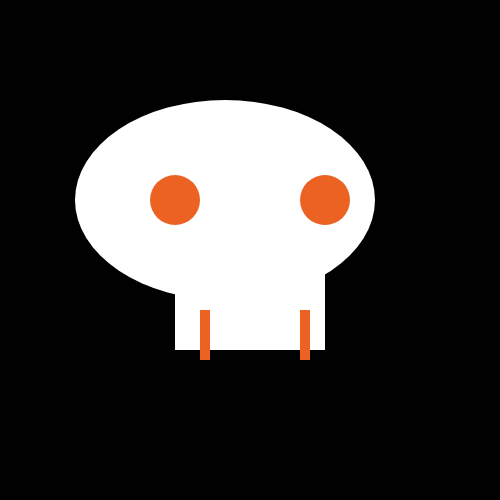
Frame 1 (no input)
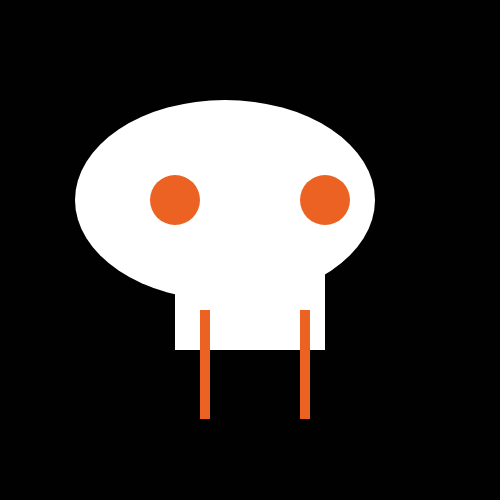
Frame 60 (no input)
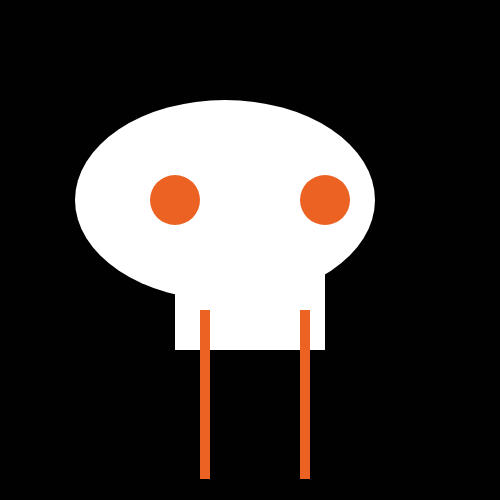
Frame 120 (the mouse pressed at the canvas centre since frame 60)

The p5.js sketch that drew these frames (run headless with seeded random() and noise() and a simulated clock; from frame 60 on, the mouse is pressed at the canvas centre):

// p5.js sketch
// ── sketch.js
let x = 50;
function setup() {
  createCanvas(500, 500);
}

function draw() {

  background(1);
  noStroke();

  
  fill(255);

  
  ellipse(225, 200, 300, 200);

  
  rect(175, 250, 150, 100);
 

  
  fill(235,98,35);
  
 
  ellipse(175, 200, 50, 50);
  ellipse(325, 200, 50, 50);

  rect(200, 310, 10, x);
  
  rect(300, 310, 10, x);
 x= x + 1;
}

// ── aboutme.html
<!DOCTYPE html>
<html>
<head>
  <link rel="stylesheet" href="style.css">

</head>
<body style="background-color:rgb(1, 1, 1);">
  <ul>
    <li><a href="aboutme.html">About Me</a></li>
    <li><a href="store.html">Store</a></li>  
  </ul>
  <a href="index.html"><img id="logo" width="325" height="325" src="Avatar.png"></a>    
  <div id="header">
    <h1>The ToastyRocket Experience</h1>
  </div>
  <p>Hello my name is Jahmir Teachey and I’m a sophomore developing my own portfolio website. I have a few years of programming and only a few months of interface design. The website that I will continue to develop will be a place to showcase all the work I've done and completed along the way on my journey of knowledge. The main focus of this website will be to educate others around the world about my photography and to spread my vision to the world. When I first started my journey and posted my first picture to my photography page on instagram. I saw the bio feature on instagram and I had no idea what I wanted to put there. But something in my mind said “I want to capture what was once lost to myself and others around me”. That’s stuck with me for the months I’ve been working on these projects. I want to take what we see everyday and no one even bats an eye at, and capture it again to preserve it.
  </p>





  <hr>
           

</body>
 
</html>
// ── beef.html
<!DOCTYPE html>
<html>
<head>
    <title>Cooking for Dart majors</title>
    <meta http-equiv="refresh" content="12" charset="UTF-8">
    <link rel="stylesheet" href="style.css">
    <h2 style="text-align: center;"> Grilled Rib Eye Steak with Italian Salsa Verde</h2>
</head>
<body style="background-color:rgb(228, 232, 165);">
    <table style="background-color: rgb(135, 222, 135)";></table>
    <tr>
      <td> <img src="Steak.jfif" alt="Steak" width="350px"></td>
      <td> <img src="Flatsteak.jpg" alt="Meaty" width="350px"></td> 
      <td><img src="steak2.jpg"alt="Verde" width="350px"></td>
    </tr>
  </table>
 
<ol>
    <p style="text-align: center;"> Things you will need</p>
        <ol> 2 lbs rib eye steak</ol>
        <ol>2 tbsp butter </ol>
        <ol> Salt and pepper to taste</ol>
        <ol> 12 oz tub Red salsa</ol>
        <ol>1.5 pounds of boneless chicken breast</ol>
        <ol> 1/4 cup of homemade taco seasoning or 1 store brought</ol>
    <p style="text-align: center;">Method of cooking</p>
        <li>Add all ingredients to a Crock-Pot.</li>
        <li>Cover and cook on low for 4 hours or high for 2 hours.</li>
        <li>Shred the chicken and put back into the juices. </li>
        <li>Add all ingredients to the pressure cooker and mix up as best as you can. Seal the lid and set to pressure cook high for 10 minutes. Allow vent to slow release for 20 minutes. Once meat is finished cooking, shred the chicken and put it back into the juices.</li>
        <li>Then when its taken out you can serve and enjoy</li>
       
        <a href="index.html"><button>Next Recipe</button></a>

</body>

</html>
// ── chickentacos.html
<!DOCTYPE html>
<html>
<head>
    <title>Cooking for Dart majors</title>
    <meta http-equiv="refresh" content="12" charset="UTF-8">
    <link rel="stylesheet" href="style.css">
    <h2 style="text-align: center;"> Toasty's Great Chicken tacos</h2>
</head>
<body style="background-color:rgb(228, 232, 165);">
    <table style="background-color: rgb(135, 222, 135)";></table>
    <tr>
      <td> <img src="chickentacos3.jpg" alt="Chicken" width="400px"></td>
      <td> <img src="chickentacos5.jpg" alt="Meaty" width="250px"></td> 
      <td><img src="chickentacos4.jpg"alt="Saucy" width="250px"></td>
    </tr>
  </table>
</ul>
<ol>
    <p style="text-align: center;"> Things you will need</p>
        <li>Taco shell</li>
        <li>Chicken Breast</li>
        <li>Goya Taco seasoning</li>
        <li>Salt</li>
        <li>Flour</li>
        <li>Pepper</li>
        <li>Red crushed pepper flakes</li>
        <li>Oil</li>
        <li>Different toppings of your choice</li>
    <p style="text-align: center;">Method of cooking</p>
       <li>Put taco shells on a tray and put it on the over on high heat so that they crisp up</li>
       <li>While the shells crisp up cut up the chicken breast into finely sliced strips</li>
       <li> Put into a big bowl all the spices and seasoning</li>
       <li> Put into another bowl just flour</li>
       <li>Put oil in a pan on mediuem heat</li>
       <li>Dunk the strips in the flour</li>
       <li>Then dunk them into the seasoing bowl</li>
       <li>Coating it all around</li>
       <li>Then put them into the hot oil til golden brown</li>
       <li>Cut them up and top with your fav toppings</li>
        <li>Lastly enjoy</li>
        <a href="beef.html"><button>Next Recipe</button></a>
        
        </body

</html>
// ── nen.html
<html>
<head>
    <title>What type of nen user are you?</title>
    <meta http-equiv="refresh" content="1000" charset="UTF-8">
    <style>
        #Mydiv{
            padding-top: 500px;
        }
        h1{
            color:rgb(22, 12, 158);
            font-size: 400%;
            font-family: 'Times New Roman', Times, serif;
        }
        .button {
            border: solid 3px ghostwhite;
            color: rgb(53, 11, 131);
            background: rgb(185, 120, 120);
            padding:20px 36px;
            text-align: center;
            text-decoration: none;
            display: inline-block;
            font-size: 50px;
            font-family:'Times New Roman', Times, serif;
        }
        #buttons{
            width: 300px;
            height: 300px;
            position: absolute;
            overflow: hidden;
        }
        
            #Allquestions{
                background-image:url(hunters.avif);
                background-repeat:no-repeat;
                color: azure;
                width: 3000px;
                height: 3000px;
                padding-left: 30px;
                padding-right: 30px;
                margin: 30px;
            }
        
        p{
            font-size: 300%;
            color: purple;
            font-family:'Times New Roman', Times, serif
        }
    </style>
</head>
<body>
    
    <div id="Allquestions">
        <h1>What is your favorite genre of music?</h1><p></p>
        <div id="MyDiv">
        <button class="button" id="buttonA">Rock and roll</button>
        <button class="button" id="buttonB">Classical </button>
        <button class="button" id="buttonC">Heavy Metal</button>
        <button class="button" id="buttonD">Opera</button>
        </div>
    </div>
    <script   src="https://code.jquery.com/jquery-3.6.1.slim.min.js"   integrity="sha256-w8CvhFs7iHNVUtnSP0YKEg00p9Ih13rlL9zGqvLdePA="   crossorigin="anonymous"></script>
    
    
    <script>
        let x=0;
        $("#buttonA").on("click", function(){
            x+=1;
            console.log(x);
        })
        $("#buttonB").on("click", function(){
            x+=2
            console.log(x);
        })
        $("#buttonC").on("click", function(){
            x+=3
            console.log(x);
        })
        $("#buttonD").on("click", function(){
            x+=4
            console.log(x);
        })

        let question2 = function(){
          console.log("next question");
         $("h1").text("What keeps you up at night?");
        $("#buttonA").text("My fears");
        $("#buttonB").text("Pain");
        $("#buttonC").text("Too much energy")
        $("#buttonD").text("Nothing");
        $("button").on("click", question3);
        }

        let question3 = function(){
            $("h1").text("When do you have the most energy?");
            $("#buttonA").text("When I wake up");
        $("#buttonB").text("After a long nap in the middle of the day");
        $("#buttonC").text("After an energy drink")
        $("#buttonD").text("Late at night");
        $("button").on("click", question4);
        }
        let question4 = function(){
            $("h1").text("Which best describes your style?");
            $("#buttonA").text("Causal");
        $("#buttonB").text("Business");
        $("#buttonC").text("Street wear")
        $("#buttonD").text("Bummy");
        $("button").on("click", question5);
        }
        let question5 = function(){
          console.log("next question");
         $("h1").text("How would you rate your current health habits?");
        $("#buttonA").text("The healthiest I could be");
        $("#buttonB").text("Below average Im alive arent I?");
        $("#buttonC").text("Average Health")
        $("#buttonD").text("Health habits?");
        $("button").on("click", question6);
        }
        let question6 = function(){
          console.log("next question");
         $("h1").text("Which award would you like to receive?");
        $("#buttonA").text("Strongest In the world");
        $("#buttonB").text("Smartest In the world");
        $("#buttonC").text("Fastest In the world")
        $("#buttonD").text("Bravest in the world");
        $("button").on("click", question7);
        }
        let question7 = function(){
          console.log("next question");
         $("h1").text("If you could live anywhere, where would you live?");
        $("#buttonA").text("Paris");
        $("#buttonB").text("Stay at home");
        $("#buttonC").text("Rome")
        $("#buttonD").text("Travel and never stop");
        $("button").on("click", question8);
        }
        let question8 = function(){
          console.log("next question");
         $("h1").text("Is the glass half-empty or half-full?");
        $("#buttonA").text("half empty");
        $("#buttonB").text(" half full");
        $("#buttonC").text("nearly empty")
        $("#buttonD").text("nearly full");
        $("button").on("click", question9);
        }
        let question9 = function(){
          console.log("next question");
         $("h1").text("How do you define success?");
        $("#buttonA").text("Money");
        $("#buttonB").text("Fame");
        $("#buttonC").text("Glory")
        $("#buttonD").text("History");
        $("button").on("click", question10);
        }
        let question10 = function(){
          console.log("next question");
         $("h1").text("What are you most comfortable with?");
        $("#buttonA").text("Fighting");
        $("#buttonB").text("Talking");
        $("#buttonC").text("Listening")
        $("#buttonD").text("demanding");
        $("button").on("click", question11);
        }
        let question11 = function(){
            if (x<15){
                $("h1").text("Enchancer")
                $("button").hide();
                $("p").prepend("You are strong willed and brave")
            } else if(x<25){
                $("h1").text("Conjuration")
                $("button").hide();
                $("p").prepend("you are witty and amazing at whatever you do")
            } else if(x<35){
                $("h1").text("Manipulation")
                $("button").hide();
                $("p").prepend("you are cunny and shy")
            }
            else {
                $("h1").text("Transmutation")
                $("button").hide();
                $("p").prepend("The universe sings to you")
            }
        }

     $("button").on ("click", question2);
        
    </script>
    
    
</body>
</html>
// ── script.js
function Clear(){
document.getElementById('Name').value ="" ;
document.getElementById('Email').value ="";
document.getElementById('Address').value ="";

}
// ── store.html
<!DOCTYPE html>
<html>
<head>
  <link rel="stylesheet" href="style.css">

</head>
<body style="background-color:rgb(1, 1, 1);">
  <P></P>
  <ul>
    <li><a href="aboutme.html">About Me</a></li>
    <li><a href="store.html">Store</a></li>
    
  </ul>
  <a href="index.html"><img id="logo" width="325" height="325" src="Avatar.png"></a>    
  <div id="header">
    <h1>~The ToastyRocket Experience~</h1>
  </div>
 <div>
  <p>Here is my store front where you will be able to put your Name,Email and address to recieve posters,stickers or print outs of my work. You can also email me about Photoshoots and projects you would like me to work on!</p>
  </div>
  <div id="homepagephotos">
    <img class="wte" src="Khary.jpg">
    <img class="wte" src="Screenshot_4.jpg">
    <img class="wte" src="Screenshot_3.jpg">
    <img class="wte" src="Screenshot_4.jpg">
    <img class="wte" src="Screenshot_2.jpg">
    <img class="wte" src="Screenshot_3.jpg">
    
</div>
<label for="Name">Name</label>
<input type="text" id="Name" name="Name"
placeholder="Your Name">
<label for="Email">Email</label>
<input type="text" id="Email" name="Email"
placeholder="Your Email">
<label for="Address">Address</label>
<input type="text" id="Address" name="Address"
placeholder="Your Address">
<button onclick = "return Clear()">Clear Boxes</button>

<input type="text" value="" id="Name">

<hr>   

<script src="script.js"></script>
</body>
 
</html>
// ── style.css
.center{
    margin-left: auto;
    margin-right:auto;
}
h1{
    Color: rgb(0, 0, 0);
    text-align: center;
    font-size: 200%;
    font-family: 'Times New Roman', Times, serif;
    text-shadow: -1px 1px 0 rgb(214, 127, 13), 1px 1px 0 rgb(214, 127, 13), 1px -1px 0 rgb(214, 127, 13), -1px -1px 0 rgb(214, 127, 13);
}
h2{
    color:azure;
    text-align: center;
    font-size: 150%;
}
p{
    Color: rgb(155, 222, 21);
    text-align: center;
    font-size: 200%;
    font-family: 'Times New Roman', Times, serif;
}
body {
    background-color: rgb(0, 0, 0);
  }
  .button{
    background-color: #e99312;
  border: none;
  color: white;
  padding: 15px 32px;
  text-align: center;
  text-decoration: none;
  display: inline-block;
  font-size: 16px;
  margin: 4px 2px;
  cursor: pointer;
  }
